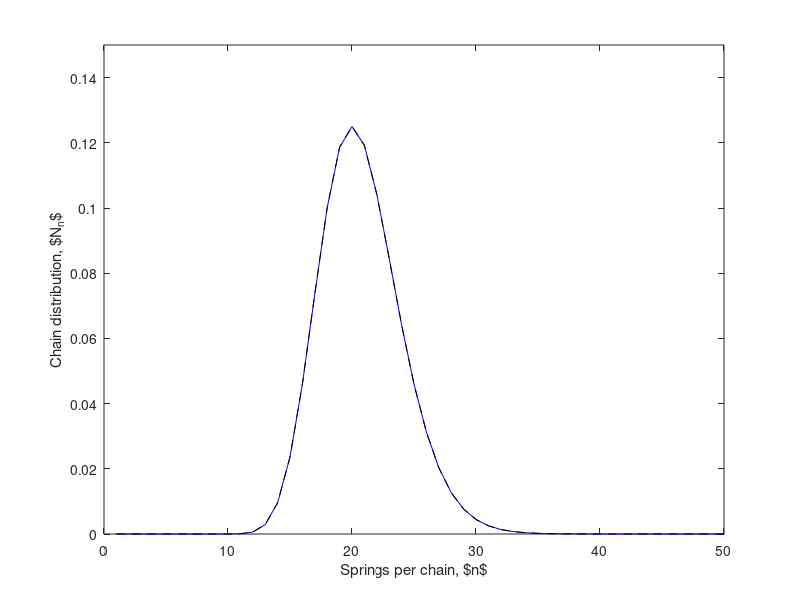

This figure's MATLAB source:
% Generate fig 6
% Plot analytic equilibrium with late time solution
% At fixed wall separation

clear;
load('LongTimeSoln.mat')

% Calculate analytic solution
n = (1:n_max)';
m = round(stretch); %reference integer to compare to (arbitrary)
spring_eql = exp(-gamma_barrier.*(n-m).*(1 - stretch.^2./n./m ));
spring_eql = spring_eql./sum(spring_eql); %Normalise

% Plot
figure(1)
plot(spring_eql,'b') % Analytic
hold on
plot(spring_density(:,end),'k--') %Simulation end distribution

xlabel('Springs per chain, $n$')
ylabel('Chain distribution, $N_n$')
axis([0 50 0 0.15])

  
